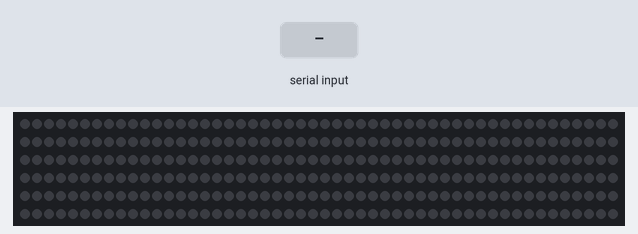
Bench run of a sketch on a simulated Arduino Uno, built with avr-gcc and run on an emulated ATmega328P. Shown: 300 RGB LEDs in strip order, left to right, continuing on the next row. The inputs (shaded band) are chosen by the test bench.

Above: at 1.2 s.
1.3 s: "90,45\n" received over Serial
At 2.9 s:
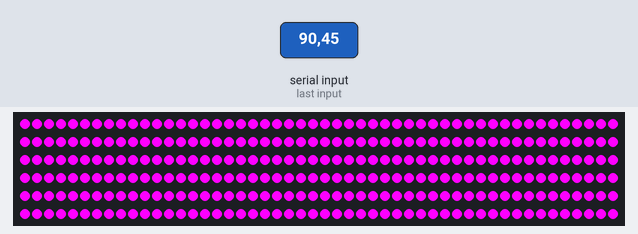
3.2 s: "30,150\n" received over Serial
At 4.28 s:
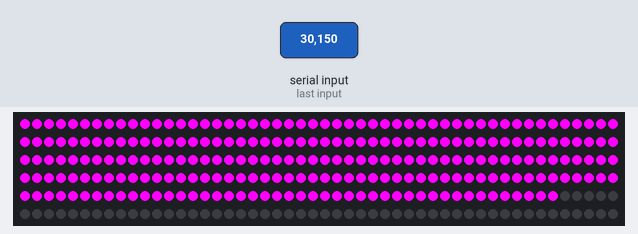
4.7 s: "4\n" received over Serial
At 6.8 s:
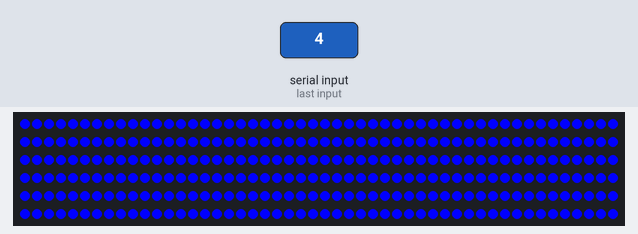
Timing chart, 0 to 8.3 s (numbered marks = the images above; inputs shaded):
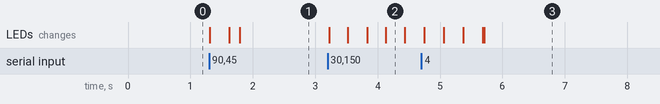

Measured:
- after the input at 1.3 s, the LEDs: first change at once (image 1 shows a later state)
- after the input at 3.2 s, the LEDs: first change at once (image 2 shows a later state)
- after the input at 4.7 s, the LEDs: first change after 0.05 s (image 3 shows a later state)

The sketch:

readingSerialFromPythonAndSettingOnLed.ino
```cpp
#include "FastLED.h"

#define NUM_LEDS 300        // How many leds in your strip?
#define COLOR_SHIFT 180000  // Time for colours to shift to a new spectrum (in ms)
CRGB leds[NUM_LEDS];        // Define the array of leds

// Define the digital I/O PINS..
#define DATA_PIN 6          // led data transfer

int updateLEDs=1;
typedef struct color Color;
int valR=0,valG=0,valB=0;
void setup() {
    Serial.begin(9600);
    FastLED.addLeds<NEOPIXEL, DATA_PIN>(leds, NUM_LEDS);

    for(int i = 0; i < NUM_LEDS ; i++) {
      leds[i] = CRGB(0,0,0);
    }
    FastLED.show();
}

void loop() {
  if (Serial.available()) {
      char incoming = Serial.read();
      updateLEDs = incoming - '0' + 1;
  }
  valR = ( updateLEDs > 8 || updateLEDs == 4) * 255;
  valG = ( updateLEDs > 5 && updateLEDs < 8 ) * 255;
  valB = ( updateLEDs > 1 || updateLEDs == 8 ) * 255;

  for(int i = NUM_LEDS-1; i >= NUM_LEDS - 1 - updateLEDs; i--) {
    leds[i] = CRGB(valR,valG,valB);
  }

  for(int i = 0; i <= NUM_LEDS - updateLEDs -2; i++) {
    leds[i] = leds[i + updateLEDs];
  }
  FastLED.show();
  while(Serial.available()) {
    Serial.read();
  }
  delay(5);

}
```
